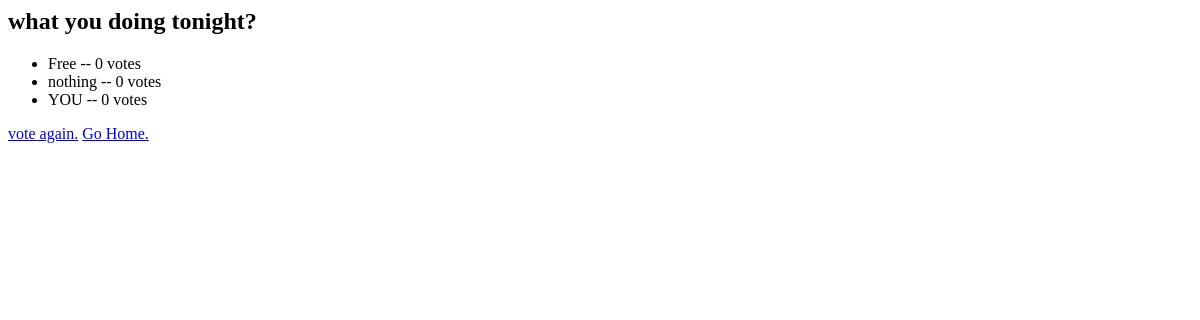
The page /polls/2/results/ on the database as committed earlier.
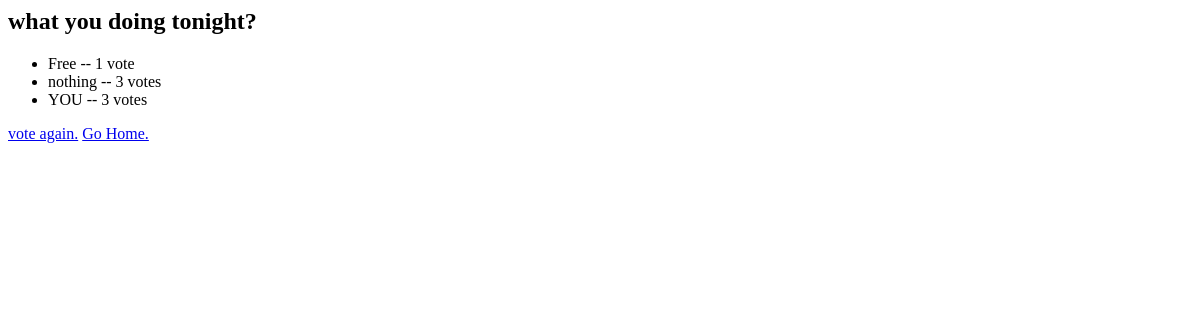
The same page on the database as committed later.
### polls/models.py (models this page shows, shortened)
class Choice(models.Model):
    question = models.ForeignKey(Question, related_name='choices' ,on_delete=models.CASCADE)
    choice_text = models.CharField(max_length=200)
    votes = models.IntegerField(default=0)

### polls/views.py (the view)
# urls.py: path('<int:pk>/results/',views.ResultsView.as_view() ,name='results'),
class ResultsView(generic.DetailView):
    model = Question
    template_name = 'polls/results.html'

### polls/templates/polls/results.html
<h2>{{question.question_text}}</h2>
<ul>
    {%for choice in question.choices.all%}
    <li>
        {{choice.choice_text}}  --  {{choice.votes}} vote{{ choice.votes|pluralize }}
    </li>
    {%endfor%}
</ul>
<a href = "{% url 'polls:detail' question.id %}">vote again.</a>
<a href = "{% url 'polls:index' %}">Go Home.</a>

Rows that differ between the two databases and show on the page:
changed Choice "Free": votes "0" → "1"
changed Choice "nothing": votes "0" → "3"
changed Choice "YOU": votes "0" → "3"
